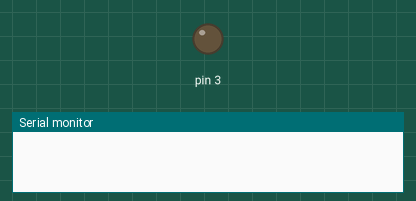
This sketch was run on a simulated Arduino Uno, built with avr-gcc and run on an emulated ATmega328P. Shown: output pins drawn as LEDs (lit = HIGH), the last lines printed to the serial monitor.

Above: at 0.05 s.
At 5.75 s:
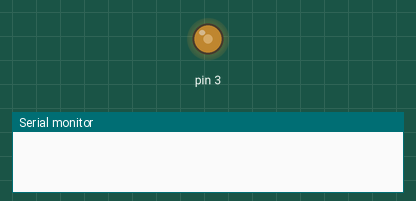
At 11.55 s:
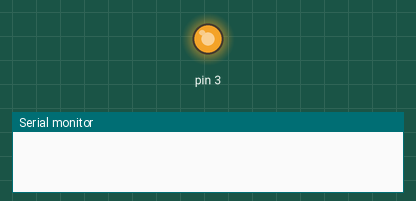
At 23.15 s:
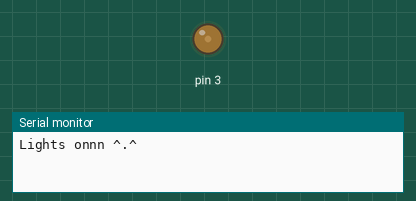
Timing chart, 0 to 33.3 s (numbered marks = the images above):
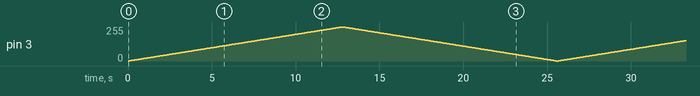

The sketch:

analogLed.ino
```cpp
// C++ code
//
void setup()
{
Serial.begin(9600);
pinMode(3,OUTPUT);
}

void loop()
{
  for (int i=0;i<=255;i++){
    analogWrite(3,i);
    delay(50);
  }
  Serial.println("Lights onnn ^.^");
  for (int i=255;i>=0;i--){
    analogWrite(3,i);
    delay(50);
  }
   Serial.println("Darkness ~.~");
}
//LED_BUILtIN - the l led that under the 13 pin
```
